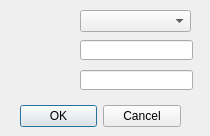
<?xml version="1.0" encoding="UTF-8"?>
<ui version="4.0">
 <class>Dialog</class>
 <widget class="QDialog" name="Dialog">
  <property name="geometry">
   <rect>
    <x>0</x>
    <y>0</y>
    <width>210</width>
    <height>136</height>
   </rect>
  </property>
  <property name="windowTitle">
   <string>Dialog</string>
  </property>
  <widget class="QDialogButtonBox" name="buttonBox">
   <property name="geometry">
    <rect>
     <x>20</x>
     <y>100</y>
     <width>161</width>
     <height>32</height>
    </rect>
   </property>
   <property name="orientation">
    <enum>Qt::Horizontal</enum>
   </property>
   <property name="standardButtons">
    <set>QDialogButtonBox::Cancel|QDialogButtonBox::Ok</set>
   </property>
  </widget>
  <widget class="QComboBox" name="comboBox">
   <property name="geometry">
    <rect>
     <x>80</x>
     <y>10</y>
     <width>111</width>
     <height>22</height>
    </rect>
   </property>
  </widget>
  <widget class="QLineEdit" name="lineEdit">
   <property name="geometry">
    <rect>
     <x>80</x>
     <y>40</y>
     <width>113</width>
     <height>20</height>
    </rect>
   </property>
  </widget>
  <widget class="QLineEdit" name="lineEdit_2">
   <property name="geometry">
    <rect>
     <x>80</x>
     <y>70</y>
     <width>113</width>
     <height>20</height>
    </rect>
   </property>
  </widget>
 </widget>
 <resources/>
 <connections>
  <connection>
   <sender>buttonBox</sender>
   <signal>accepted()</signal>
   <receiver>Dialog</receiver>
   <slot>accept()</slot>
   <hints>
    <hint type="sourcelabel">
     <x>248</x>
     <y>254</y>
    </hint>
    <hint type="destinationlabel">
     <x>157</x>
     <y>274</y>
    </hint>
   </hints>
  </connection>
  <connection>
   <sender>buttonBox</sender>
   <signal>rejected()</signal>
   <receiver>Dialog</receiver>
   <slot>reject()</slot>
   <hints>
    <hint type="sourcelabel">
     <x>316</x>
     <y>260</y>
    </hint>
    <hint type="destinationlabel">
     <x>286</x>
     <y>274</y>
    </hint>
   </hints>
  </connection>
 </connections>
</ui>
